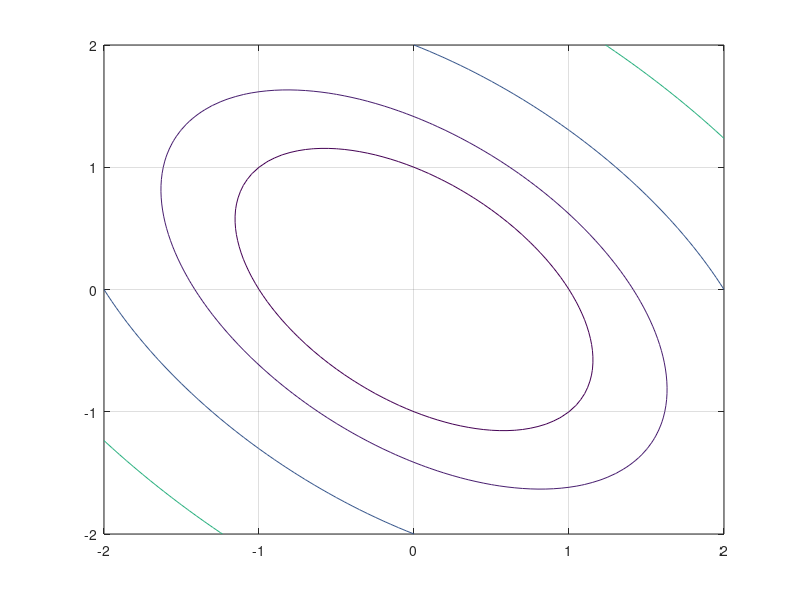

Recreate this plot in MATLAB.
% PHUONG PGAP Gradienlienhop
clear all; clf
%anpha=0.05;
%anpha=0.15;
%anpha=0.19;
%anpha=0.205;
%X1=(-2:0.1:2);
%X2=(-2:0.1:2);
%X=[X1 ;X2];

 %F =X'* A *X;
 %ezcontour(F)
 %f=@(X1,X2) A(1,1)*X1.^2.+A(2,2)*X2.^2;
 
 %h=ezcontour(f,[-5,5],50)
 [X1,X2] = meshgrid(-2:.05:2);
 X=[X1 ;X2];
%F =X'*A*X;
 F=X1.^2+X1.*X2+X2.^2;
 mesh(X1,X2,F) ; axis([-2 2 -2 2 0 30]);
 axis([-2 2 -2 2 0 20]);
[c,h]= contour(X1,X2,F);
%get(h,'LevelList');
 set(h,'LevelList',[ 1 2 4  8 12],'TextList',[ 1 2 4 8 12 ]);
 hold on
      
       x10=80;
       
 x20=-25;

 x0=[x10;x20];
 plot(x10,x20,'*');
  hold on
  g0=[2*x10+x20;  2*x20+x10];
  A0=[ 2   1  ; 1  2 ];
p0=-g0; % cong thuc 9.59
anpha0=-(g0'*p0)./(p0'*A0*p0);
for i=1:1
    
    x=x0+anpha0*p0;
    g=[2*x(1,1)+x(2,1); 2*x(2,1)+x(1,1)]
      beta=(g'*g)/(g0'*g0);
      p=-g+beta*p0;
      anpha=-(g'*p)/(p'*A0*p);
     x0=x;
      g0=g;
    p0=p
      anpha0=anpha;
end
plot([x10 x(1)],[x20 x(2)],'k','LineWidth',2);grid on
